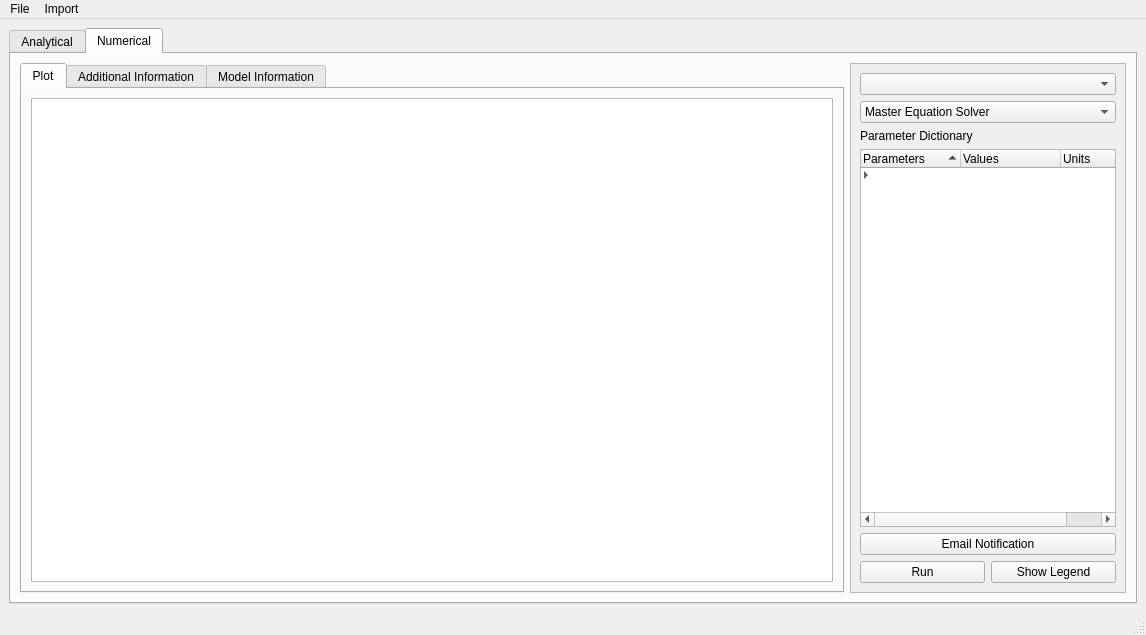
<?xml version="1.0" encoding="UTF-8"?>
<ui version="4.0">
 <class>MainWindow</class>
 <widget class="QMainWindow" name="MainWindow">
  <property name="geometry">
   <rect>
    <x>0</x>
    <y>0</y>
    <width>1146</width>
    <height>635</height>
   </rect>
  </property>
  <property name="windowTitle">
   <string>SIMPLUS</string>
  </property>
  <widget class="QWidget" name="centralwidget">
   <layout class="QHBoxLayout" name="horizontalLayout">
    <item>
     <widget class="QTabWidget" name="tabWidget_Main">
      <property name="enabled">
       <bool>true</bool>
      </property>
      <property name="sizePolicy">
       <sizepolicy hsizetype="Expanding" vsizetype="Expanding">
        <horstretch>0</horstretch>
        <verstretch>0</verstretch>
       </sizepolicy>
      </property>
      <property name="currentIndex">
       <number>1</number>
      </property>
      <property name="iconSize">
       <size>
        <width>16</width>
        <height>16</height>
       </size>
      </property>
      <widget class="QWidget" name="tab">
       <attribute name="title">
        <string>Analytical</string>
       </attribute>
       <layout class="QHBoxLayout" name="horizontalLayout_2">
        <item>
         <widget class="QTabWidget" name="tabWidget_Analytical">
          <property name="currentIndex">
           <number>0</number>
          </property>
          <property name="movable">
           <bool>true</bool>
          </property>
          <widget class="QWidget" name="tab_3">
           <attribute name="title">
            <string>Plot</string>
           </attribute>
           <layout class="QGridLayout" name="gridLayout">
            <item row="0" column="0">
             <layout class="QVBoxLayout" name="AnalyticalModelPlotLayout">
              <item>
               <widget class="MplWidgetAnalytic" name="AnalyticalModelgraphicsView">
                <property name="sizePolicy">
                 <sizepolicy hsizetype="Expanding" vsizetype="Expanding">
                  <horstretch>0</horstretch>
                  <verstretch>0</verstretch>
                 </sizepolicy>
                </property>
               </widget>
              </item>
             </layout>
            </item>
           </layout>
          </widget>
          <widget class="QWidget" name="tab_4">
           <attribute name="title">
            <string>Additional Information</string>
           </attribute>
          </widget>
          <widget class="QWidget" name="tab_5">
           <attribute name="title">
            <string>Model Information</string>
           </attribute>
           <layout class="QGridLayout" name="gridLayout_3">
            <item row="0" column="0">
             <layout class="QVBoxLayout" name="AnalyticalModelInfoLayout">
              <item>
               <widget class="MplWidgetInfo" name="graphicsViewInfoAnalytical"/>
              </item>
             </layout>
            </item>
           </layout>
          </widget>
         </widget>
        </item>
        <item>
         <widget class="QScrollArea" name="scrollArea">
          <property name="sizePolicy">
           <sizepolicy hsizetype="Minimum" vsizetype="Minimum">
            <horstretch>0</horstretch>
            <verstretch>0</verstretch>
           </sizepolicy>
          </property>
          <property name="widgetResizable">
           <bool>true</bool>
          </property>
          <widget class="QWidget" name="scrollAreaWidgetContents">
           <property name="geometry">
            <rect>
             <x>0</x>
             <y>0</y>
             <width>280</width>
             <height>520</height>
            </rect>
           </property>
           <layout class="QHBoxLayout" name="horizontalLayout_13">
            <item>
             <layout class="QVBoxLayout" name="verticalLayout_2">
              <item>
               <widget class="QComboBox" name="comboBox_ModelAnalytical"/>
              </item>
              <item>
               <widget class="QLabel" name="label">
                <property name="maximumSize">
                 <size>
                  <width>16777215</width>
                  <height>25</height>
                 </size>
                </property>
                <property name="text">
                 <string>Parameter Dictionary</string>
                </property>
               </widget>
              </item>
              <item>
               <widget class="QTreeWidget" name="treeWidget_Analytical">
                <property name="sizePolicy">
                 <sizepolicy hsizetype="Expanding" vsizetype="Expanding">
                  <horstretch>0</horstretch>
                  <verstretch>0</verstretch>
                 </sizepolicy>
                </property>
                <property name="indentation">
                 <number>10</number>
                </property>
                <property name="sortingEnabled">
                 <bool>true</bool>
                </property>
                <column>
                 <property name="text">
                  <string>Parameters</string>
                 </property>
                 <property name="textAlignment">
                  <set>AlignLeft|AlignVCenter</set>
                 </property>
                </column>
                <column>
                 <property name="text">
                  <string>Values</string>
                 </property>
                </column>
                <column>
                 <property name="text">
                  <string>Units</string>
                 </property>
                </column>
                <item>
                 <property name="text">
                  <string/>
                 </property>
                 <property name="textAlignment">
                  <set>AlignLeft|AlignVCenter</set>
                 </property>
                 <property name="text">
                  <string/>
                 </property>
                </item>
               </widget>
              </item>
              <item>
               <widget class="QPushButton" name="pushButtonEmail1">
                <property name="text">
                 <string>Email Notifcation</string>
                </property>
               </widget>
              </item>
              <item>
               <layout class="QHBoxLayout" name="horizontalLayout_11">
                <item>
                 <widget class="QPushButton" name="pushButton_RunAnalytical">
                  <property name="text">
                   <string>Run</string>
                  </property>
                 </widget>
                </item>
                <item>
                 <widget class="QPushButton" name="showLegendAnalytical">
                  <property name="text">
                   <string>Show Legend</string>
                  </property>
                 </widget>
                </item>
               </layout>
              </item>
             </layout>
            </item>
           </layout>
          </widget>
         </widget>
        </item>
       </layout>
      </widget>
      <widget class="QWidget" name="tab_2">
       <attribute name="title">
        <string>Numerical</string>
       </attribute>
       <layout class="QHBoxLayout" name="horizontalLayout_12">
        <item>
         <widget class="QTabWidget" name="tabWidget_Numerical">
          <property name="currentIndex">
           <number>0</number>
          </property>
          <widget class="QWidget" name="tab_7">
           <attribute name="title">
            <string>Plot</string>
           </attribute>
           <layout class="QGridLayout" name="gridLayout_4">
            <item row="0" column="0">
             <layout class="QVBoxLayout" name="NumericalModelPlotLayout">
              <item>
               <widget class="MplWidgetNumerical" name="NumericalModelgraphicsView"/>
              </item>
             </layout>
            </item>
           </layout>
          </widget>
          <widget class="QWidget" name="tab_8">
           <attribute name="title">
            <string>Additional Information</string>
           </attribute>
          </widget>
          <widget class="QWidget" name="tab_6">
           <attribute name="title">
            <string>Model Information</string>
           </attribute>
           <layout class="QGridLayout" name="gridLayout_2">
            <item row="0" column="0">
             <layout class="QVBoxLayout" name="NumericalModelInfoLayout">
              <property name="sizeConstraint">
               <enum>QLayout::SetNoConstraint</enum>
              </property>
              <item>
               <widget class="MplWidgetInfo" name="graphicsViewInfoNumerical"/>
              </item>
             </layout>
            </item>
           </layout>
          </widget>
         </widget>
        </item>
        <item>
         <widget class="QScrollArea" name="scrollArea_2">
          <property name="sizePolicy">
           <sizepolicy hsizetype="Minimum" vsizetype="Minimum">
            <horstretch>0</horstretch>
            <verstretch>0</verstretch>
           </sizepolicy>
          </property>
          <property name="horizontalScrollBarPolicy">
           <enum>Qt::ScrollBarAsNeeded</enum>
          </property>
          <property name="widgetResizable">
           <bool>true</bool>
          </property>
          <widget class="QWidget" name="scrollAreaWidgetContents_2">
           <property name="geometry">
            <rect>
             <x>0</x>
             <y>0</y>
             <width>280</width>
             <height>520</height>
            </rect>
           </property>
           <layout class="QHBoxLayout" name="horizontalLayout_14">
            <item>
             <layout class="QVBoxLayout" name="verticalLayout">
              <item>
               <widget class="QComboBox" name="comboBox_ModelNumerical">
                <property name="enabled">
                 <bool>true</bool>
                </property>
               </widget>
              </item>
              <item>
               <widget class="QComboBox" name="comboBox_EquationSolverType">
                <item>
                 <property name="text">
                  <string>Master Equation Solver</string>
                 </property>
                </item>
                <item>
                 <property name="text">
                  <string>Quantum Jump Solver</string>
                 </property>
                </item>
               </widget>
              </item>
              <item>
               <widget class="QLabel" name="label_2">
                <property name="enabled">
                 <bool>true</bool>
                </property>
                <property name="sizePolicy">
                 <sizepolicy hsizetype="Minimum" vsizetype="Minimum">
                  <horstretch>0</horstretch>
                  <verstretch>0</verstretch>
                 </sizepolicy>
                </property>
                <property name="maximumSize">
                 <size>
                  <width>16777214</width>
                  <height>25</height>
                 </size>
                </property>
                <property name="text">
                 <string>Parameter Dictionary</string>
                </property>
               </widget>
              </item>
              <item>
               <widget class="QTreeWidget" name="treeWidget_Numerical">
                <property name="sizePolicy">
                 <sizepolicy hsizetype="Preferred" vsizetype="Expanding">
                  <horstretch>0</horstretch>
                  <verstretch>0</verstretch>
                 </sizepolicy>
                </property>
                <property name="horizontalScrollBarPolicy">
                 <enum>Qt::ScrollBarAlwaysOn</enum>
                </property>
                <property name="indentation">
                 <number>10</number>
                </property>
                <property name="sortingEnabled">
                 <bool>true</bool>
                </property>
                <column>
                 <property name="text">
                  <string>Parameters</string>
                 </property>
                </column>
                <column>
                 <property name="text">
                  <string>Values</string>
                 </property>
                </column>
                <column>
                 <property name="text">
                  <string>Units</string>
                 </property>
                </column>
                <item>
                 <property name="text">
                  <string/>
                 </property>
                 <property name="text">
                  <string/>
                 </property>
                 <property name="text">
                  <string/>
                 </property>
                 <item>
                  <property name="text">
                   <string/>
                  </property>
                  <property name="text">
                   <string/>
                  </property>
                  <property name="text">
                   <string/>
                  </property>
                 </item>
                </item>
               </widget>
              </item>
              <item>
               <widget class="QPushButton" name="pushButtonEmail2">
                <property name="text">
                 <string>Email Notification</string>
                </property>
               </widget>
              </item>
              <item>
               <layout class="QHBoxLayout" name="horizontalLayout_8">
                <item>
                 <widget class="QPushButton" name="pushButton_RunNumerical">
                  <property name="text">
                   <string>Run</string>
                  </property>
                 </widget>
                </item>
                <item>
                 <widget class="QPushButton" name="showLegendNumerical">
                  <property name="text">
                   <string>Show Legend</string>
                  </property>
                 </widget>
                </item>
               </layout>
              </item>
             </layout>
            </item>
           </layout>
          </widget>
         </widget>
        </item>
       </layout>
      </widget>
     </widget>
    </item>
   </layout>
  </widget>
  <widget class="QMenuBar" name="menubar">
   <property name="geometry">
    <rect>
     <x>0</x>
     <y>0</y>
     <width>1146</width>
     <height>22</height>
    </rect>
   </property>
   <widget class="QMenu" name="menuImport">
    <property name="title">
     <string>Import</string>
    </property>
    <widget class="QMenu" name="menuCSV">
     <property name="title">
      <string>CSV</string>
     </property>
     <addaction name="actionCSVNumerical"/>
     <addaction name="actionCSVAnalytical"/>
    </widget>
    <widget class="QMenu" name="menuPickle">
     <property name="title">
      <string>pickle</string>
     </property>
     <addaction name="actionPklNumerical"/>
     <addaction name="actionPklAnalytical"/>
    </widget>
    <addaction name="menuCSV"/>
    <addaction name="menuPickle"/>
   </widget>
   <widget class="QMenu" name="menuFile">
    <property name="title">
     <string>File</string>
    </property>
    <widget class="QMenu" name="menuSave">
     <property name="title">
      <string>Save</string>
     </property>
     <addaction name="actionSaveNumerical_2"/>
     <addaction name="actionSaveAnalytical_2"/>
    </widget>
    <addaction name="menuSave"/>
   </widget>
   <addaction name="menuFile"/>
   <addaction name="menuImport"/>
  </widget>
  <widget class="QStatusBar" name="statusbar"/>
  <action name="actionBrowse">
   <property name="text">
    <string>browse data...</string>
   </property>
  </action>
  <action name="actionLoad">
   <property name="text">
    <string>Load</string>
   </property>
  </action>
  <action name="actionSaveAnalytical">
   <property name="text">
    <string>Save Analytical</string>
   </property>
  </action>
  <action name="actionSaveNumerical_2">
   <property name="text">
    <string>Numerical</string>
   </property>
  </action>
  <action name="actionSaveAnalytical_2">
   <property name="text">
    <string>Analytical</string>
   </property>
  </action>
  <action name="actionCSVNumerical">
   <property name="text">
    <string>Numerical</string>
   </property>
  </action>
  <action name="actionCSVAnalytical">
   <property name="text">
    <string>Analytical</string>
   </property>
  </action>
  <action name="actionPklNumerical">
   <property name="text">
    <string>Numerical</string>
   </property>
  </action>
  <action name="actionPklAnalytical">
   <property name="text">
    <string>Analytical</string>
   </property>
  </action>
 </widget>
 <customwidgets>
  <customwidget>
   <class>MplWidgetAnalytic</class>
   <extends>QGraphicsView</extends>
   <header location="global">mplwidget</header>
  </customwidget>
  <customwidget>
   <class>MplWidgetInfo</class>
   <extends>QGraphicsView</extends>
   <header location="global">mplwidget</header>
  </customwidget>
  <customwidget>
   <class>MplWidgetNumerical</class>
   <extends>QGraphicsView</extends>
   <header location="global">mplwidget</header>
  </customwidget>
 </customwidgets>
 <resources/>
 <connections/>
</ui>
